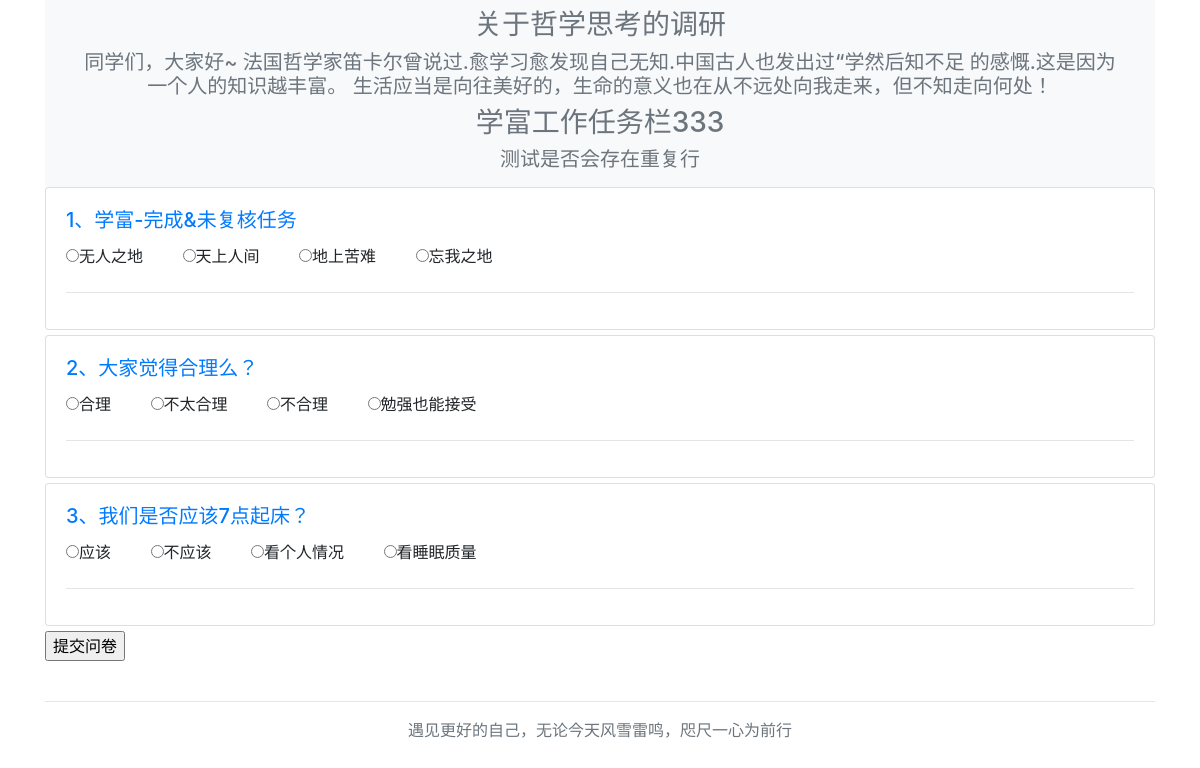
/, run on an earlier commit of the app's database.
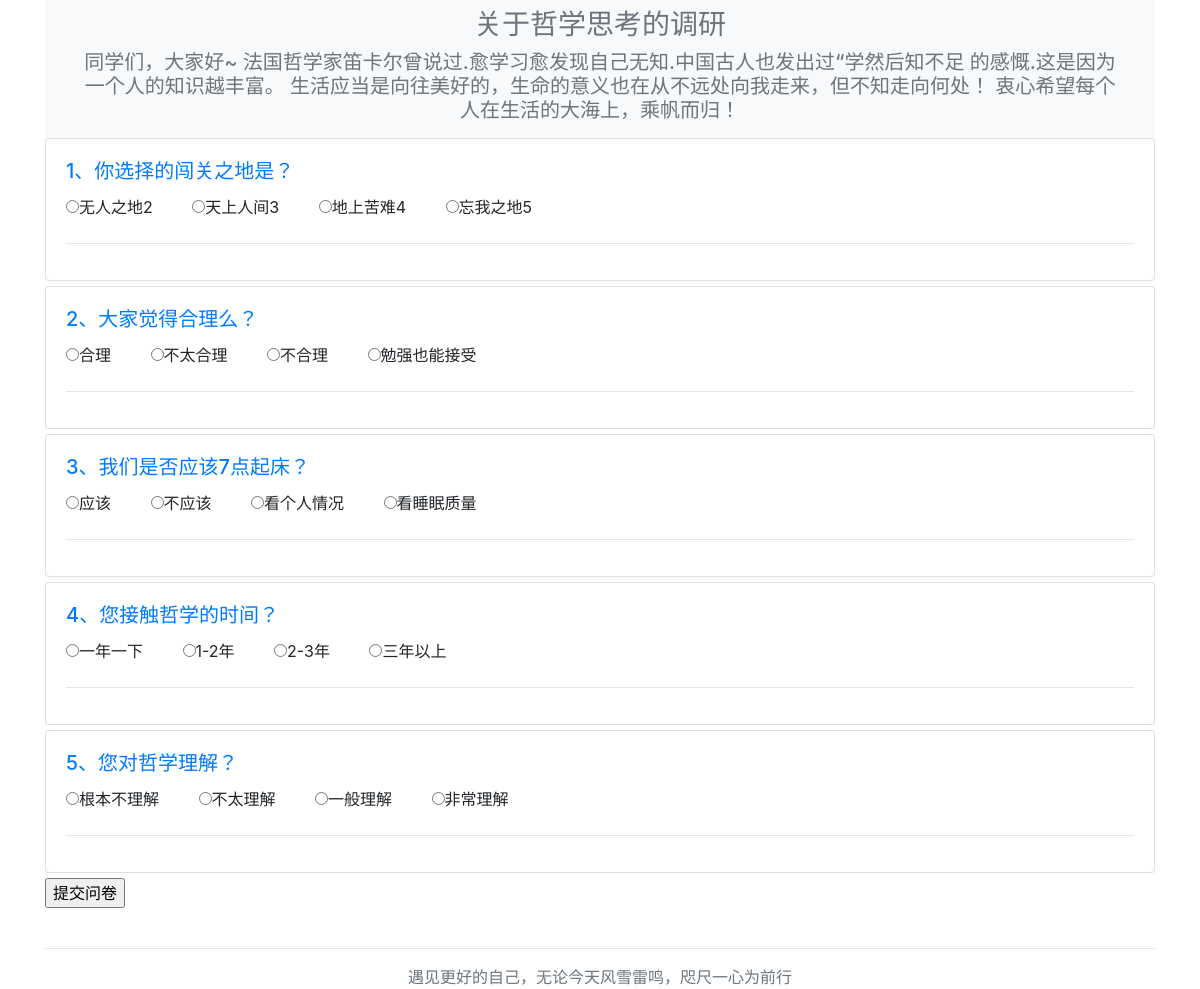
And on a later commit of the database.
### questionnaire02_app/models.py (models this page shows, shortened)
class QuestionTitle(models.Model):
    title = models.CharField(max_length=255, verbose_name="问卷顶部大标题")
    introduction = models.TextField(max_length=1024, verbose_name="问卷背景介绍")
    created_time = models.DateTimeField(auto_now_add=True, verbose_name="创建时间")
    class Meta:
        verbose_name = verbose_name_plural = "调查问卷-问卷背景介绍"

class Question(models.Model):
    title = models.CharField(max_length=255, verbose_name="问卷标题")
    choice_one = models.CharField(max_length=255, verbose_name="默认选择1（A）")
    choice_two = models.CharField(max_length=255, verbose_name="默认选择2（B）")
    choice_three = models.CharField(max_length=255, verbose_name="默认选择3（C）")
    choice_four = models.CharField(max_length=255, verbose_name="默认选择4（D）")
    created_time = models.DateTimeField(auto_now_add=True, verbose_name="创建时间")
    class Meta:
        verbose_name = verbose_name_plural = "调查问卷-题目设置（目前只单选）"

### questionnaire02_app/views.py (the view)
# urls.py: url(r'^$', base, name='base'),
def base(request):
    question_list = Question.objects.all()  # 获取问题设置对应数据库信息
    questionTitle_list = QuestionTitle.objects.all()
    return render(request, 'list.html', context={'question_list': question_list,
                                                 'questionTitle_list': questionTitle_list})

### questionnaire02_app/templates/list.html (shortened to what this page needs)
{% extends "./base.html" %}
{% block head %}
    {% for questionTitle in questionTitle_list %}
            <h3>{{ questionTitle.title }}</h3>
            <h5>{{ questionTitle.introduction }}</h5>
    {% endfor %}
{% endblock %}
{% block main %}
<form id="contact-form" action="{% url 'answer_input' %}" method="post">
    {% for post in question_list %}
    <div class="card post">
        <div class="card-body">
            <h5 class="card-title"><a href="#">{{ post.id }}、{{ post.title }}</a></h5>
             <span class="card-choice">
                 <input type="radio" name="question{{ post.id }}_choice" id="" value="choice_one" required="required"><label style="margin-right: 35px">{{ post.choice_one }}</label>
                 <input type="radio" name="question{{ post.id }}_choice" id="" value="choice_two" required="required"><label style="margin-right: 35px">{{ post.choice_two }}</label>
                 <input type="radio" name="question{{ post.id }}_choice" id="" value="choice_three" required="required"><label style="margin-right: 35px">{{ post.choice_three }}</label>
                 <input type="radio" name="question{{ post.id }}_choice" id="" value="choice_four" required="required"><label style="margin-right: 35px">{{ post.choice_four }}</label>
            </span>
            <hr/>
        </div>
    </div>
    {% endfor %}
    <input type="submit" value="提交问卷"/>
</form>
{% endblock %}

### questionnaire02_app/templates/base.html (shortened to what this page needs)
<!DOCTYPE HTML>
<html lang="en">
  <head>
    <link rel="stylesheet" href="https://cdn.bootcss.com/bootstrap/4.0.0/css/bootstrap.css">
  </head>
  <body>
	<div class="container head">
        <nav class="navbar navbar-expand-lg navbar-light bg-light">
              <div class="container power text-center">
                  <span class="text-muted">
                      {% block head %}问卷PC端展示{% endblock %}
                  </span>
              </div>
        </nav>
	</div>
	<div class="container main">
        <div class="row">
            <div class="col-12 post-list">
            {% block main %}
            {% endblock %}
            </div>
        </div>
    </div>
    <footer class="footer">
        {% block footer %}
        <div class="container">
            <hr/>
        </div>
        <div class="container power text-center">
            <span class="text-muted">
                遇见更好的自己，无论今天风雪雷鸣，咫尺一心为前行
            </span>
        </div>
        {% endblock %}
    </footer>
  </body>
</html>

### questionnaire02_app/templates/base.html (style rules this page uses)
.post { margin-bottom: 5px; }

What changed in the data, as far as the page shows it:
removed QuestionTitle: title "学富工作任务栏333", introduction "测试是否会存在重复行"
changed QuestionTitle "关于哲学思考的调研": introduction "同学们，大家好~ 法国哲学家笛卡尔曾说过.愈学习愈发现自己无知.中国古人也发出过“学然后知不足 的感慨.这是因为一个人的知识越丰富。 生活应当是向往美好的，生命的意义也在从不远处向我走来，但不知走向何处！" → "同学们，大家好~ 法国哲学家笛卡尔曾说过.愈学习愈发现自己无知.中国古人也发出过“学然后知不足 的感慨.这是因为一个人的知识越丰富。 生活应当是向往美好的，生命的意义也在从不远处向我走来，但不知走向何处！ 衷心希望每个人在生活的大海上，乘帆而归！"
changed Question id 1: title "学富-完成&未复核任务" → "你选择的闯关之地是？"; choice_one "无人之地" → "无人之地2"; choice_two "天上人间" → "天上人间3"; choice_three "地上苦难" → "地上苦难4"; choice_four "忘我之地" → "忘我之地5"
added Question: id "4", title "您接触哲学的时间？", choice_one "一年一下", choice_two "1-2年", choice_three "2-3年", choice_four "三年以上"
added Question: id "5", title "您对哲学理解？", choice_one "根本不理解", choice_two "不太理解", choice_three "一般理解", choice_four "非常理解"
